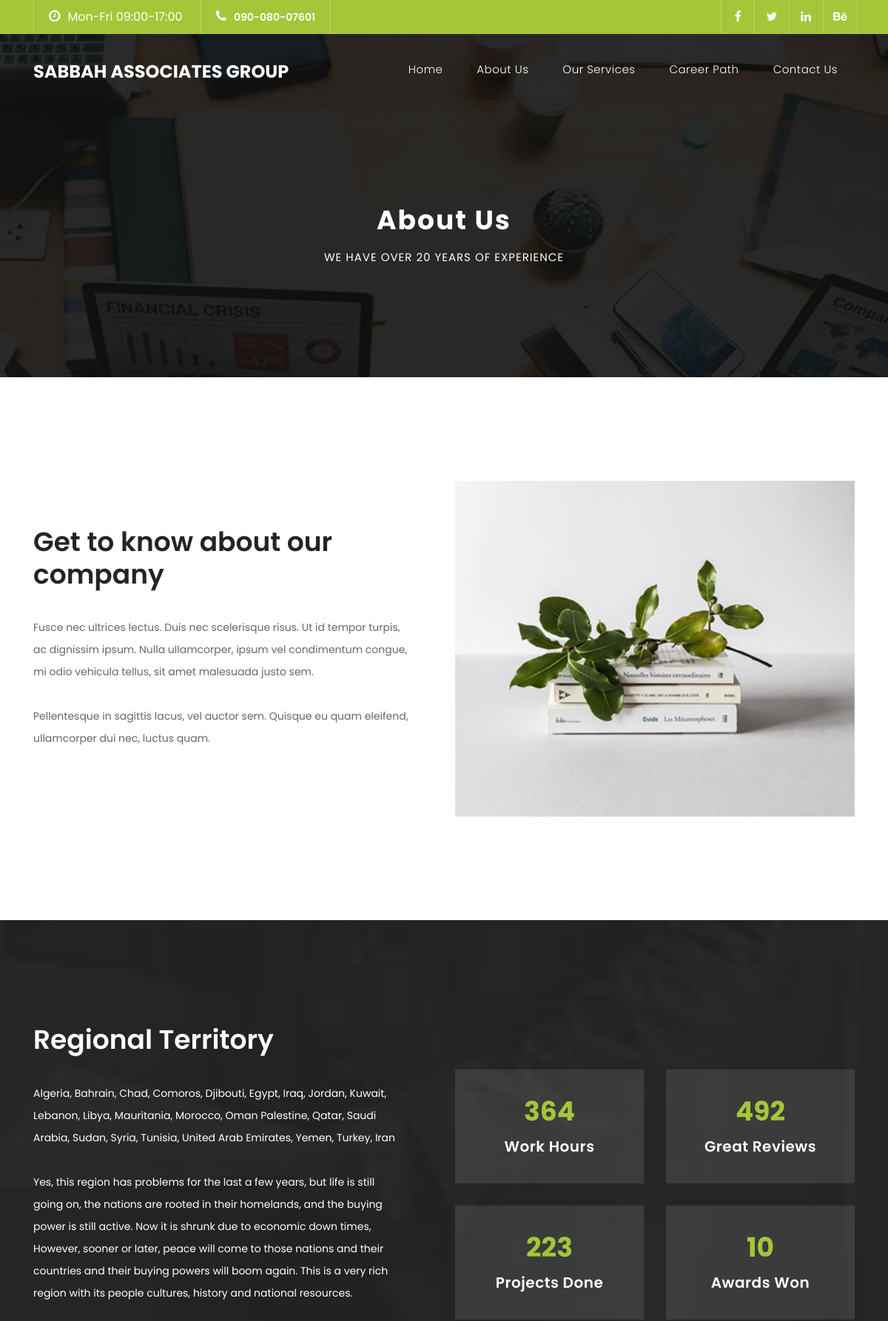
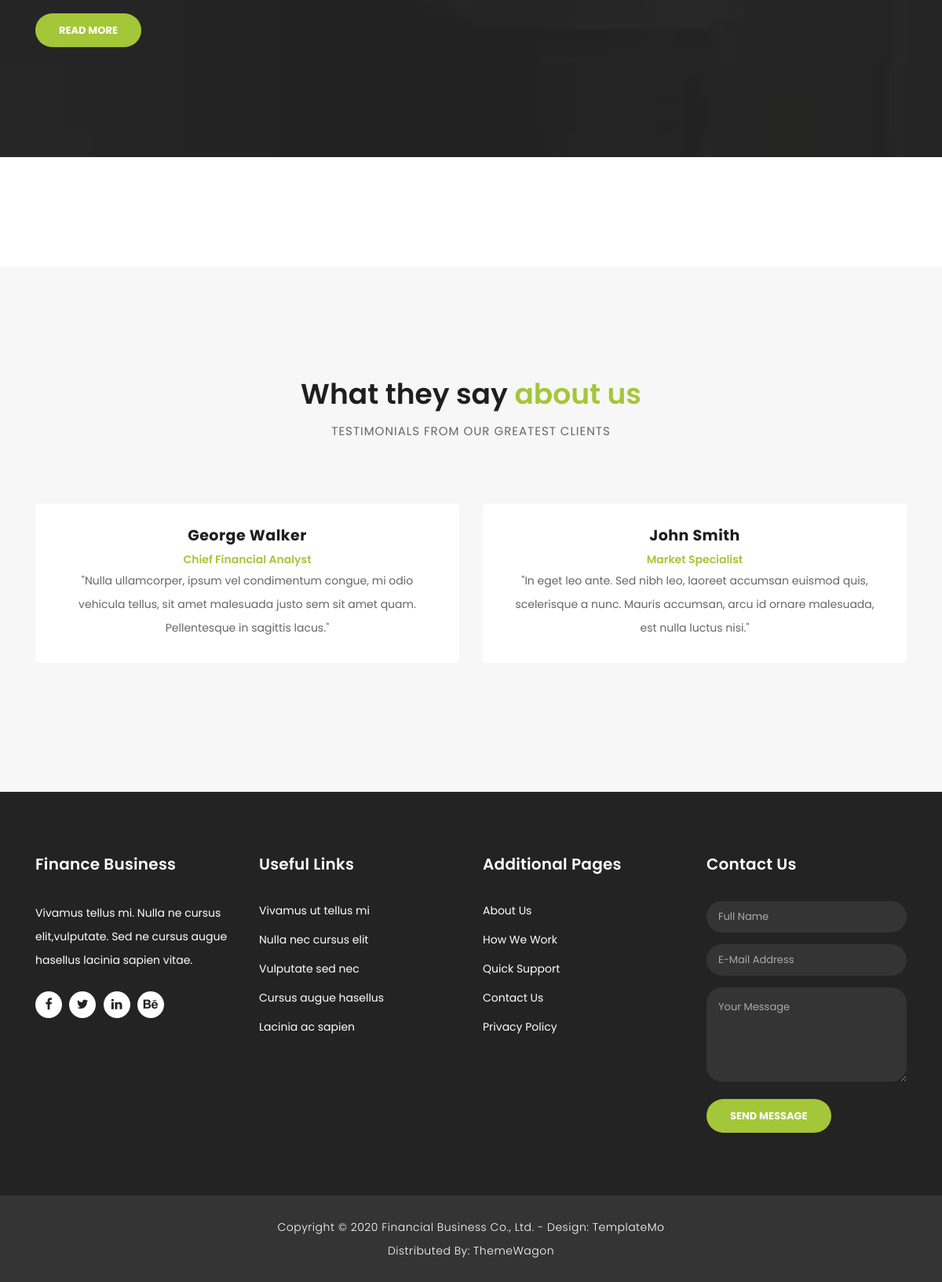
Page /about.php on the committed database (2 pictures, top to bottom).
### tables this page shows
CREATE TABLE `contactinfo` (
  `id` int(11) NOT NULL,
  `phone` varchar(255) NOT NULL,
  `email` varchar(255) NOT NULL,
  `whatsapp` varchar(255) NOT NULL,
  `workingHours` varchar(255) NOT NULL,
  `location` text NOT NULL
);

CREATE TABLE `socialmedia` (
  `id` int(11) NOT NULL,
  `link` text NOT NULL,
  `icon` varchar(255) NOT NULL
);

CREATE TABLE `about` (
  `id` int(11) NOT NULL,
  `title` varchar(255) NOT NULL,
  `desctiption` text NOT NULL,
  `image` text NOT NULL
);

CREATE TABLE `counters` (
  `id` int(11) NOT NULL,
  `title` varchar(255) NOT NULL,
  `counter` int(11) NOT NULL
);

CREATE TABLE `testimonials` (
  `id` int(11) NOT NULL,
  `name` varchar(255) NOT NULL,
  `jobTitle` varchar(255) NOT NULL,
  `testimonial` text NOT NULL
);

### about.php (the view)
<?php include "./admin/layout/connect.php";?><!DOCTYPE html>
<html lang="en">
  <head>
    <?php include "./layout/header.php";?>
  </head>
  <body>
    <?php include "./layout/navbar.php";?>
    <div class="page-heading header-text">
      <div class="container">
        <div class="row">
          <div class="col-md-12">
            <h1>About Us</h1>
            <span>We have over 20 years of experience</span>
          </div>
        </div>
      </div>
    </div>
    <div class="more-info about-info">
      <div class="container">
        <div class="row">
          <div class="col-md-12">
            <div class="more-info-content">
              <div class="row">
                <?php
                  $sql="SELECT * FROM `about` WHERE `id`=1;";
                  $result=mysqli_query($conn,$sql);
                  while($row=mysqli_fetch_assoc($result)){
                    echo '
                      <div class="col-md-6 align-self-center">
                        <div class="right-content">
                          <h2>'.$row['title'].'</h2>
                          <p>'.nl2br($row['desctiption']).'</p>
                        </div>
                      </div>
                      <div class="col-md-6">
                        <div class="left-image">
                          <img src="'.$row['image'].'" alt="">
                        </div>
                      </div>
                    ';
                  }
                ?>
              </div>
            </div>
          </div>
        </div>
      </div>
    </div>
    <div class="fun-facts">
      <div class="container">
        <div class="row">
          <div class="col-md-6">
            <div class="left-content">
            <?php
              $sql="SELECT * FROM `about` WHERE `id`=2;";
              $result=mysqli_query($conn,$sql);
              while($row=mysqli_fetch_assoc($result)){
                echo '
                  <h2>'.$row['title'].'</h2>
                  <p>'.nl2br($row['desctiption']).'</p>
                  <a href="about.php" class="filled-button">Read More</a>
                ';
              }
            ?>
            </div>
          </div>
          <div class="col-md-6 align-self-center">
            <div class="row">
              <?php
                $sql="SELECT * FROM `counters`;";
                $result=mysqli_query($conn,$sql);
                while($row=mysqli_fetch_assoc($result)){
                  echo '
                    <div class="col-md-6">
                      <div class="count-area-content">
                        <div class="count-digit">'.$row['counter'].'</div>
                        <div class="count-title">'.$row['title'].'</div>
                      </div>
                    </div>
                  ';
                }
              ?>
            </div>
          </div>
        </div>
      </div>
    </div>
    <div class="testimonials">
      <div class="container">
        <div class="row">
          <div class="col-md-12">
            <div class="section-heading">
              <h2>What they say <em>about us</em></h2>
              <span>testimonials from our greatest clients</span>
            </div>
          </div>
          <div class="col-md-12">
            <div class="owl-testimonials owl-carousel">
              <?php
                $sql="SELECT * FROM `testimonials`;";
                $result=mysqli_query($conn,$sql);
                while($row=mysqli_fetch_assoc($result)){
                  echo '
                    <div class="testimonial-item">
                      <div class="inner-content">
                        <h4>'.$row['name'].'</h4>
                        <span>'.$row['jobTitle'].'</span>
                        <p>"'.nl2br($row['testimonial']).'"</p>
                      </div>
                    </div>
                  ';
                }
              ?>
            </div>
          </div>
        </div>
      </div>
    </div>
    <?php include "./layout/footer.php";?>
  </body>
</html>

### layout/header.php (shortened to what this page needs)
<link href="vendor/bootstrap/css/bootstrap.min.css" rel="stylesheet">
<link rel="stylesheet" href="assets/css/fontawesome.css">
<link rel="stylesheet" href="assets/css/templatemo-finance-business.css">
<link rel="stylesheet" href="assets/css/owl.css">

### layout/navbar.php (shortened to what this page needs)
<div class="sub-header">
  <div class="container">
    <div class="row">
      <div class="col-md-8 col-xs-12">
        <ul class="left-info">
        <?php
            $sql="SELECT * FROM `contactinfo` WHERE `id`=1;";
            $result=mysqli_query($conn,$sql);
            while($row=mysqli_fetch_assoc($result)){
                echo '
                    <li class="text-white"><i class="fa fa-clock-o"></i>'.$row['workingHours'].'</li>
                    <li><a href="tel:'.$row['phone'].'" target="_blank"><i class="fa fa-phone"></i>'.$row['phone'].'</a></li>
                ';
            }
        ?>
        </ul>
      </div>
      <div class="col-md-4">
        <ul class="right-icons">
            <?php
                $sql="SELECT * FROM `socialmedia`;";
                $result=mysqli_query($conn,$sql);
                while($row=mysqli_fetch_assoc($result)){
                    echo '
                        <li><a href="'.$row['link'].'" target="_blank"><i class="fa '.$row['icon'].'"></i></a></li>
                    ';
                }
            ?>
        </ul>
      </div>
    </div>
  </div>
</div>
<header class="">
  <nav class="navbar navbar-expand-lg">
    <div class="container">
      <a class="navbar-brand" href="index.php"><h2>Sabbah Associates Group</h2></a>
      <div class="collapse navbar-collapse" id="navbarResponsive">
        <ul class="navbar-nav ml-auto">
          <li class="nav-item">
            <a class="nav-link" href="index.php">Home</a>
          </li>
          <li class="nav-item">
            <a class="nav-link" href="about.php">About Us</a>
          </li>
          <li class="nav-item">
            <a class="nav-link" href="services.php">Our Services</a>
          </li>
          <li class="nav-item">
            <a class="nav-link" href="career.php">Career Path</a>
          </li>
          <li class="nav-item">
            <a class="nav-link" href="contact.php">Contact Us</a>
          </li>
        </ul>
      </div>
    </div>
  </nav>
</header>

### layout/footer.php (shortened to what this page needs)
<footer>
  <div class="container">
    <div class="row">
      <div class="col-md-3 footer-item">
        <h4>Finance Business</h4>
        <p>Vivamus tellus mi. Nulla ne cursus elit,vulputate. Sed ne cursus augue hasellus lacinia sapien vitae.</p>
        <ul class="social-icons">
          <li><a rel="nofollow" href="https://fb.com/templatemo" target="_blank"><i class="fa fa-facebook"></i></a></li>
          <li><a href="#"><i class="fa fa-twitter"></i></a></li>
          <li><a href="#"><i class="fa fa-linkedin"></i></a></li>
          <li><a href="#"><i class="fa fa-behance"></i></a></li>
        </ul>
      </div>
      <div class="col-md-3 footer-item">
        <h4>Useful Links</h4>
        <ul class="menu-list">
          <li><a href="#">Vivamus ut tellus mi</a></li>
          <li><a href="#">Nulla nec cursus elit</a></li>
          <li><a href="#">Vulputate sed nec</a></li>
          <li><a href="#">Cursus augue hasellus</a></li>
          <li><a href="#">Lacinia ac sapien</a></li>
        </ul>
      </div>
      <div class="col-md-3 footer-item">
        <h4>Additional Pages</h4>
        <ul class="menu-list">
          <li><a href="#">About Us</a></li>
          <li><a href="#">How We Work</a></li>
          <li><a href="#">Quick Support</a></li>
          <li><a href="#">Contact Us</a></li>
          <li><a href="#">Privacy Policy</a></li>
        </ul>
      </div>
      <div class="col-md-3 footer-item last-item">
        <h4>Contact Us</h4>
        <div class="contact-form">
          <form id="contact footer-contact" action="" method="post">
            <div class="row">
              <div class="col-lg-12 col-md-12 col-sm-12">
                <fieldset>
                  <input name="name" type="text" class="form-control" id="name" placeholder="Full Name" required="">
                </fieldset>
              </div>
              <div class="col-lg-12 col-md-12 col-sm-12">
                <fieldset>
                  <input name="email" type="text" class="form-control" id="email" pattern="[^ @]*@[^ @]*" placeholder="E-Mail Address" required="">
                </fieldset>
              </div>
              <div class="col-lg-12">
                <fieldset>
                  <textarea name="message" rows="6" class="form-control" id="message" placeholder="Your Message" required=""></textarea>
                </fieldset>
              </div>
              <div class="col-lg-12">
                <fieldset>
                  <button type="submit" id="form-submit" class="filled-button">Send Message</button>
                </fieldset>
              </div>
            </div>
          </form>
        </div>
      </div>
    </div>
  </div>
</footer>
<div class="sub-footer">
  <div class="container">
    <div class="row">
      <div class="col-md-12">
        <p>Copyright &copy; 2020 Financial Business Co., Ltd.
        - Design: <a rel="nofollow noopener" href="https://templatemo.com" target="_blank">TemplateMo</a><br>
        Distributed By: <a rel="nofollow noopener" href="https://themewagon.com" target="_blank">ThemeWagon</a>
      </p>
      </div>
    </div>
  </div>
</div>

### rows in the picture
contactinfo: workingHours "Mon-Fri 09:00-17:00", phone "090-080-07601"
about: title "Get to know about our company", desctiption "Fusce nec ultrices lectus. Duis nec scelerisque risus. Ut id tempor turpis, ac dignissim ipsum. Nulla ullamcorper, ipsum vel condimentum congue, mi odio vehicula tellus, sit amet malesuada justo sem. Pellentesque in sagittis lacus, vel auctor sem. Quisque eu quam eleifend, ullamcorper dui nec, luctus quam.", image (picture)
about: title "Regional Territory", desctiption "Algeria, Bahrain, Chad, Comoros, Djibouti, Egypt, Iraq, Jordan, Kuwait, Lebanon, Libya, Mauritania, Morocco, Oman Palestine, Qatar, Saudi Arabia, Sudan, Syria, Tunisia, United Arab Emirates, Yemen, Turkey, Iran Yes, this region has problems for the last a few years, but life is still going on, the nations are rooted in their homelands, and the buying power is still active. Now it is shrunk due to economic down times, However, sooner or later, peace will come to those nations and their countries and their buying powers will boom again. This is a very rich region with its people cultures, history and national resources."
counters: counter "364", title "Work Hours"
counters: counter "492", title "Great Reviews"
counters: counter "223", title "Projects Done"
counters: counter "10", title "Awards Won"
testimonials: name "George Walker", jobTitle "Chief Financial Analyst", testimonial "Nulla ullamcorper, ipsum vel condimentum congue, mi odio vehicula tellus, sit amet malesuada justo sem sit amet quam. Pellentesque in sagittis lacus."
testimonials: name "John Smith", jobTitle "Market Specialist", testimonial "In eget leo ante. Sed nibh leo, laoreet accumsan euismod quis, scelerisque a nunc. Mauris accumsan, arcu id ornare malesuada, est nulla luctus nisi."
